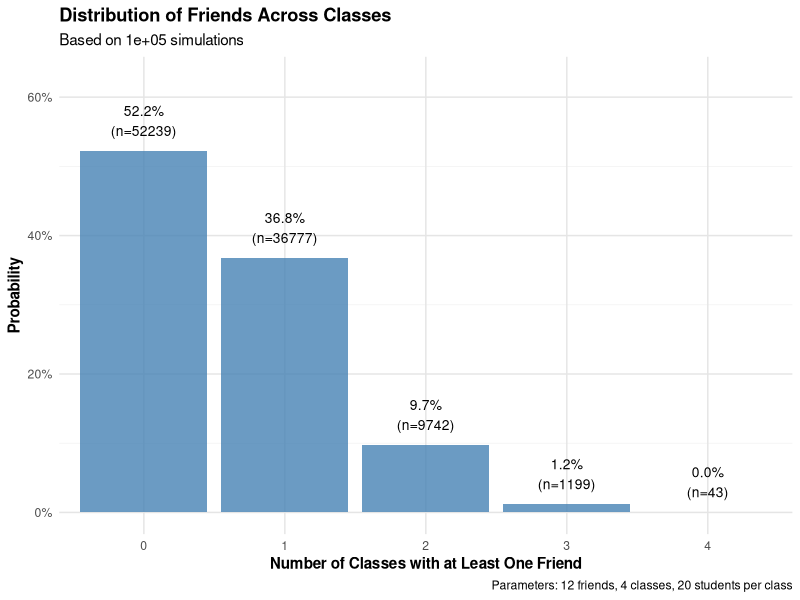

Write R code to recreate this figure.
## ---- chunk 1
# Load necessary libraries
# Load necessary libraries quietly
suppressPackageStartupMessages(library(tidyverse))
suppressPackageStartupMessages(library(scales))  # For better axis formatting

# Set seed for reproducibility
set.seed(123)

# Set simulation parameters
num_friends <- 12           # Number of friends
num_classes <- 4           # Number of classes taking
class_size <- 20          # Number of people per class
total_students <- 1500    # Total students in Pomona classes
num_simulations <- 100000  # Number of simulation runs

# Define a function to simulate one scenario
simulate_friends_in_classes <- function(num_friends, num_classes, class_size, total_students) {
  # Generate friend IDs
  friend_ids <- sample(1:total_students, num_friends)
  
  # Simulate each class and count friends
  class_results <- map_lgl(1:num_classes, function(x) {
    # Sample students for this class
    class_students <- sample(1:total_students, class_size)
    # Check if any friends are in this class
    any(friend_ids %in% class_students)
  })
  
  # Return the number of classes with at least one friend
  sum(class_results)
}

# Run multiple simulations using map_dbl
results <- map_dbl(1:num_simulations, 
                  ~simulate_friends_in_classes(num_friends, num_classes, 
                                            class_size, total_students))

# Create a data frame of results
results_df <- tibble(
  classes_with_friends = factor(results, levels = 0:num_classes),
  count = 1
) %>%
  group_by(classes_with_friends) %>%
  summarise(frequency = n()) %>%
  mutate(probability = frequency / num_simulations)

# Create the visualization
friend_distribution_plot <- ggplot(results_df, 
       aes(x = classes_with_friends, y = probability)) +
  geom_bar(stat = "identity", fill = "steelblue", alpha = 0.8) +
  geom_text(aes(label = paste0(scales::percent(probability, accuracy = 0.1),
                              "\n(n=", frequency, ")")),
            vjust = -0.5, size = 3.5) +
  scale_y_continuous(labels = scales::percent, 
                    limits = c(0, max(results_df$probability) * 1.2)) +
  labs(title = "Distribution of Friends Across Classes",
       subtitle = paste("Based on", num_simulations, "simulations"),
       x = "Number of Classes with at Least One Friend",
       y = "Probability",
       caption = paste("Parameters:", num_friends, "friends,", 
                      num_classes, "classes,", 
                      class_size, "students per class")) +
  theme_minimal() +
  theme(
    plot.title = element_text(face = "bold"),
    axis.title = element_text(face = "bold"),
    panel.grid.major = element_line(color = "gray90"),
    panel.grid.minor = element_line(color = "gray95")
  )



# Calculate summary statistics
summary_stats <- list(
  mean_classes = mean(results),
  median_classes = median(results),
  sd_classes = sd(results),
  no_friends_count = sum(results == 0),
  all_classes_count = sum(results == num_classes)
)

# Print summary statistics
cat("\nSummary Statistics:\n")
cat("Mean number of classes with friends:", round(summary_stats$mean_classes, 2), "\n")
cat("Median number of classes with friends:", summary_stats$median_classes, "\n")
cat("Standard deviation:", round(summary_stats$sd_classes, 2), "\n")
cat("Number of simulations with no friends in any class:", 
    summary_stats$no_friends_count, "out of", num_simulations, "\n")
cat("Number of simulations with at least one friend in all classes:", 
    summary_stats$all_classes_count, "out of", num_simulations, "\n")

# Display the plot
print(friend_distribution_plot)
